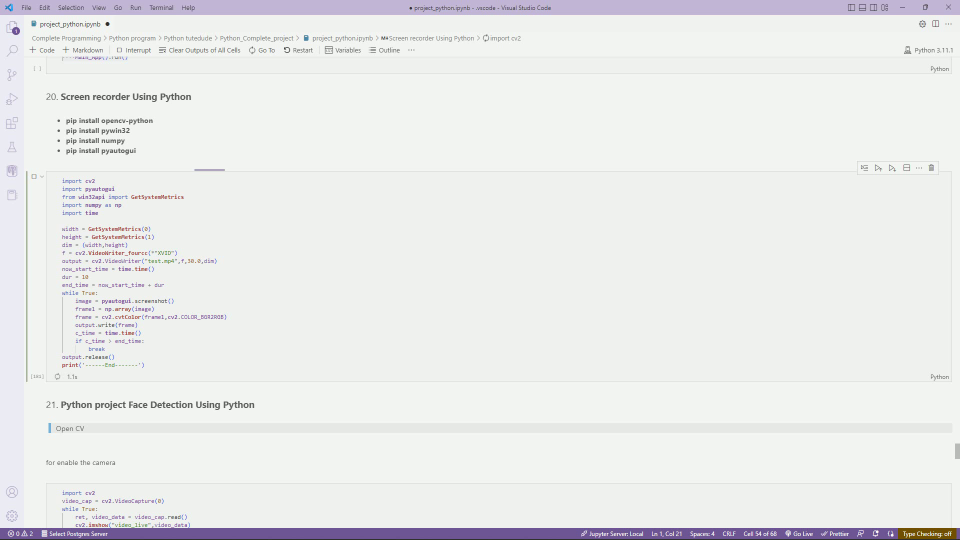
#> input picture frame 26 of Python_projects/test.mp4, 1920 x 1080 px, given in place of Modern.Love.S01E01.720p.HEVC.English.Vegamovies.NL.mkv, which was not available (shown at 1/2 size)
$ python 'Reading a Video.py'
#> lines starting #> are read from the running program, lines starting #| are printed output that depends on the picture
import cv2

video = cv2.VideoCapture('C:/Users/ANKIT DIMRI/.vscode/Complete Programming/Python program/Python tutedude/Open CV[DATA ANALYSIS, DJANGO, FLASK, REST API using DJANGO, WEB SCRAPING , OPEN CV,]/Modern.Love.S01E01.720p.HEVC.English.Vegamovies.NL.mkv')
while video.isOpened():
    _,frame = video.read()
#> frame is the input picture: shape (1080, 1920, 3); mean B, G, R 234.6, 235, 234.1
    frame = cv2.resize(frame,(800,720))
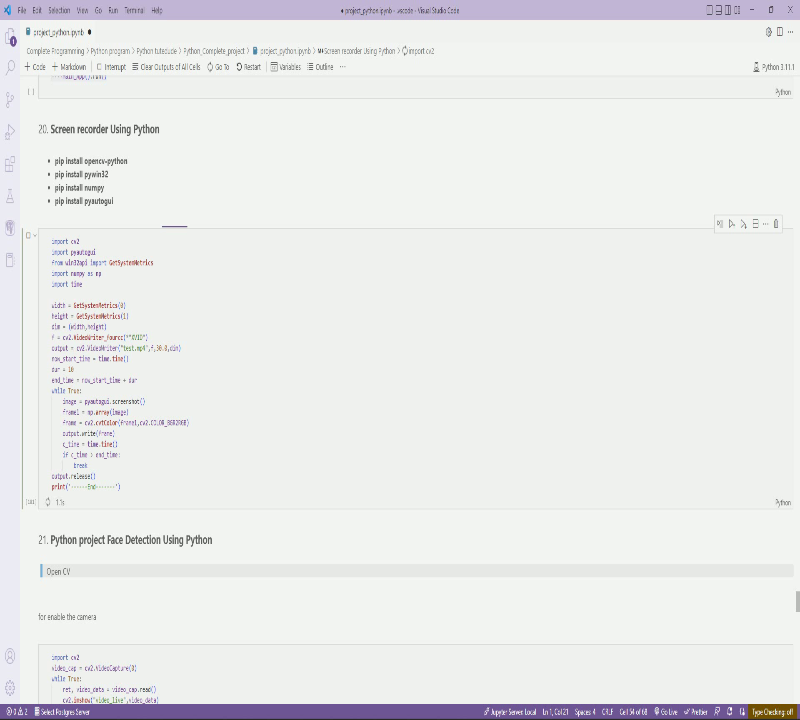
#> frame: shape (720, 800, 3); mean B, G, R 234.6, 235, 234.1
    cv2.imshow('Output',frame)

    if cv2.waitKey(1) & 0xFF == ord('q'):
#> (key q is pressed here)
        break
cv2.destroyAllWindows()

$ run again, starting later in the video
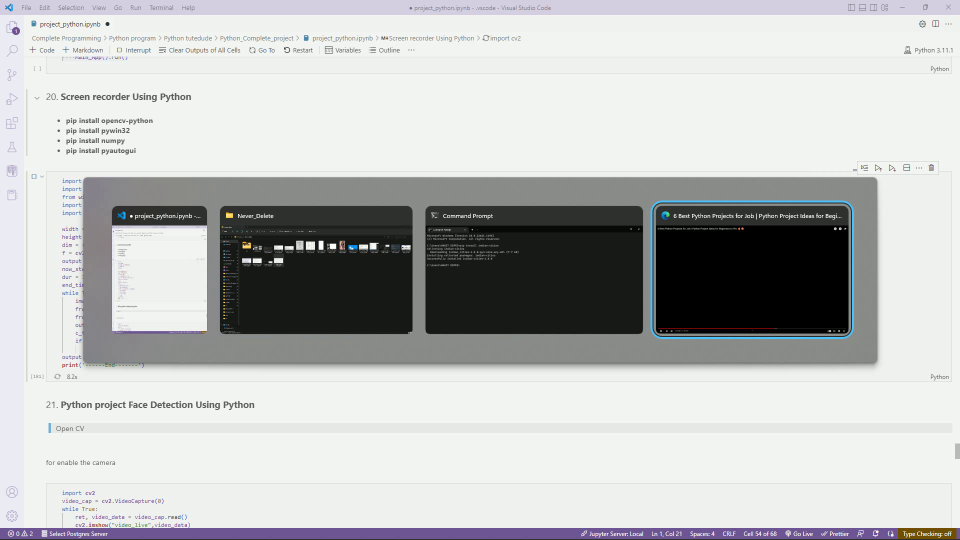
#> input picture frame 212 of Python_projects/test.mp4, 1920 x 1080 px, given in place of Modern.Love.S01E01.720p.HEVC.English.Vegamovies.NL.mkv, which was not available (shown at 1/2 size)
#> frame is the input picture: shape (1080, 1920, 3); mean B, G, R 190.7, 191.2, 189.9
#> `frame = cv2.resize(frame,(800,720))`:
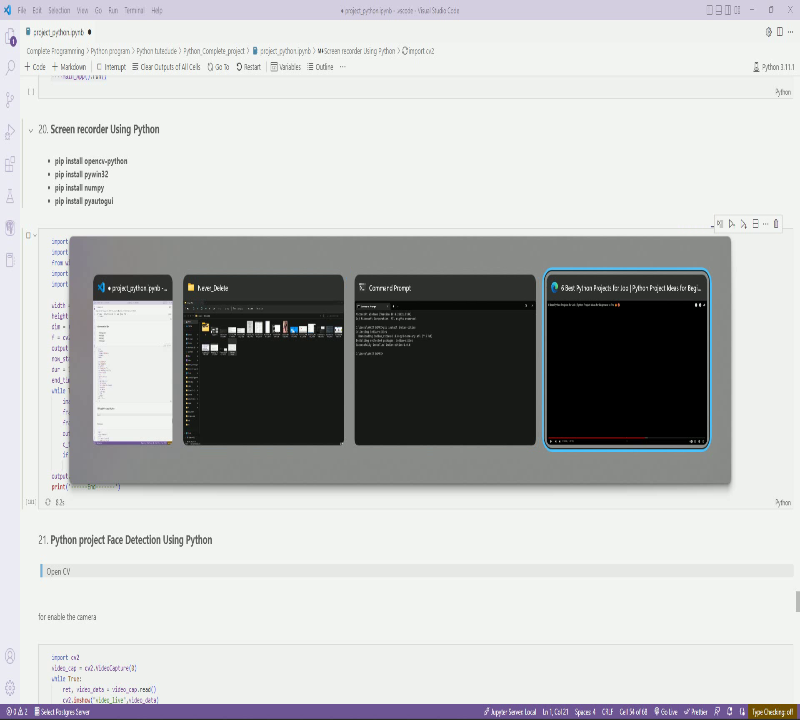
#> frame: shape (720, 800, 3); mean B, G, R 190.7, 191.2, 189.9
